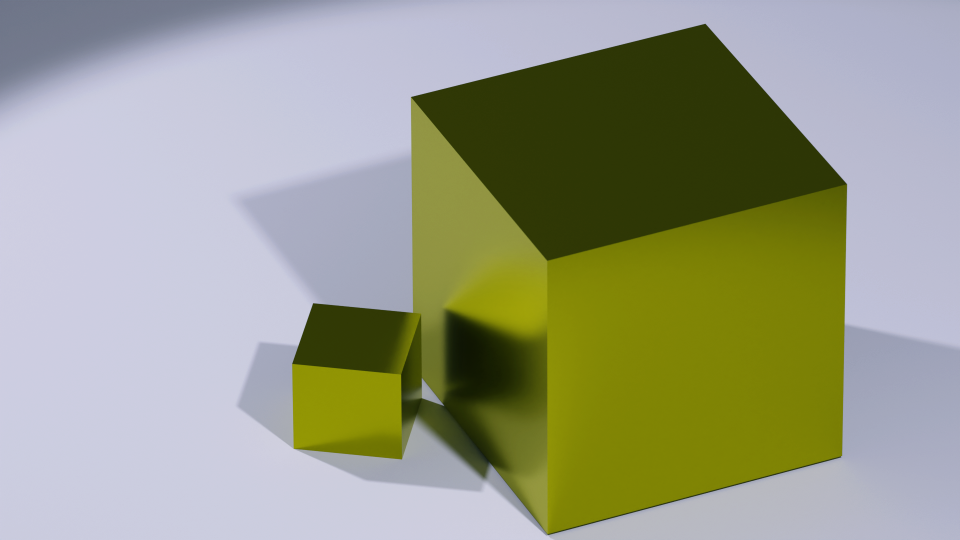
#> input picture goldblock.png, 1920 x 1080 px (shown at 1/2 size)
$ python main_multi.py
#> lines starting #> are read from the running program, lines starting #| are printed output that depends on the picture
import glob
import json
import math
import os
import time
from tkinter import N
import cv2
import numpy as np
from multiprocessing import Process,Manager

planks = {
    "planks_oak":"planks 0",
    "planks_spruce":"planks 1",
    "planks_birch":"planks 2",
    "planks_jungle":"planks 3",
    "planks_acacia":"planks 4",
    "planks_big_oak":"planks 5",
    "crimson_planks":"crimson_planks",
    "warped_planks":"warped_planks"
}
log = {
    "log_oak":"log 0",
    "log_spruce":"log 1",
    "log_birch":"log 2",
    "log_jungle":"log 3",
}
log2 = {
    "log_acacia":"log2 0",
    "log_big_oak":"log2 1"
}
concrete = {
"concrete_white":"concrete 0",
"concrete_orange":"concrete 1",
"concrete_magenta":"concrete 2",
"concrete_light_blue":"concrete 3",
"concrete_yellow":"concrete 4",
"concrete_lime":"concrete 5",
"concrete_pink":"concrete 6",
"concrete_gray":"concrete 7",
"concrete_silver":"concrete 8",
"concrete_cyan":"concrete 9",
"concrete_purple":"concrete 10",
"concrete_blue":"concrete 11",
"concrete_brown":"concrete 12",
"concrete_green":"concrete 13",
"concrete_red":"concrete 14",
"concrete_black":"concrete 15"
}

wool = {
    "wool_colored_white":"wool 0",
    "wool_colored_orange":"wool 1",
    "wool_colored_magenta":"wool 2",
    "wool_colored_light_blue":"wool 3",
    "wool_colored_yellow":"wool 4",
    "wool_colored_lime":"wool 5",
    "wool_colored_pink":"wool 6",
    "wool_colored_gray":"wool 7",
    "wool_colored_silver":"wool 8",
    "wool_colored_cyan":"wool 9",
    "wool_colored_purple":"wool 10",
    "wool_colored_blue":"wool 11",
    "wool_colored_brown":"wool 12",
    "wool_colored_green":"wool 13",
    "wool_colored_red":"wool 14",
    "wool_colored_black":"wool 15"
}

concrete_powder = {
    "concrete_powder_white":"concretepowder 0",
    "concrete_powder_orange":"concretepowder 1",
    "concrete_powder_magenta":"concretepowder 2",
    "concrete_powder_light_blue":"concretepowder 3",
    "concrete_powder_yellow":"concretepowder 4",
    "concrete_powder_lime":"concretepowder 5",
    "concrete_powder_pink":"concretepowder 6",
    "concrete_powder_gray":"concretepowder 7",
    "concrete_powder_silver":"concretepowder 8",
    "concrete_powder_cyan":"concretepowder 9",
    "concrete_powder_purple":"concretepowder 10",
    "concrete_powder_blue":"concretepowder 11",
    "concrete_powder_brown":"concretepowder 12",
    "concrete_powder_green":"concretepowder 13",
    "concrete_powder_red":"concretepowder 14",
    "concrete_powder_black":"concretepowder 15"
}

texturesPath = [
    "./texture/concrete",
    "./texture/log",
    "./texture/ore",
    "./texture/ore_block",
    "./texture/planks",
    "./texture/produce",
    "./texture/wool"
]

x = 128
y = 128
# y = 72 #16:9
#y = 85 #3:2
#y = 96 #4:3

def mosaic(img, alpha, w, h):
    # 画像の高さ、幅、チャンネル数
    # h, w, ch = img.shape

    # 縮小→拡大でモザイク加工
    img = cv2.resize(img,(int(w*alpha), int(h*alpha)))
    img = cv2.resize(img,(w, h), interpolation=cv2.INTER_NEAREST)

    return img

# [60 lines left out: functions rgbAve, xLineLoad, not called in this run]


if __name__ == '__main__':
    img = cv2.imread(input("画像を選択してください\n> "))
#> the answer given: goldblock.png
#> img is the input picture: shape (1080, 1920, 3); mean B, G, R 133.9, 156.3, 152.8
    texture_rgbAveList = {}

    for texturePath in texturesPath:
        print("loading RGB average of"+texturePath+" of")
        for imgPath in glob.glob(texturePath+"/*"):
            imgPath = imgPath.replace("\\","/")
            print(" "+os.path.split(imgPath)[1].replace(".png",""))
            texture_rgbAve = rgbAve(cv2.imread(imgPath))
            texture_rgbAveList[os.path.split(imgPath)[1].replace(".png","")] = texture_rgbAve
    print("DONE")
    outImg = mosaic(img, 1, x, y)
#> in mosaic, `img = cv2.resize(img,(int(w*alpha), int(h*alpha)))`:
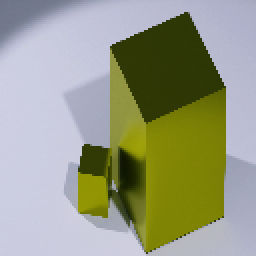
#> img: shape (128, 128, 3) (shown 2 times larger); mean of channels 0, 1, 2 133.9, 156.3, 152.8; drawn as B, G, R

    h, w, ch = outImg.shape
#> h = 128; w = 128; ch = 3
    print("Comparing the difference with texture RGB average...")

    print("create Manager")
    manager = Manager()
    print("create dict")
    returned_dict = manager.dict()
    print("create process loop")

    num_ = 0
    num__ = 0
    for num in range(0,h,1):
        if num_ > 10:
            h_wid = range(num,num+10,1)
            # blockList.append([])
            process = Process(
                target=xLineLoad,
                kwargs={
                    'nums': num__,
                    'w':w,
                    'h_wid':h_wid,
                    'outImg':outImg,
                    'returned_dict': returned_dict,
                    'texture_rgbAveList':texture_rgbAveList
                })
            process.start()
            num_ = 0
            num__ = num__ + 1
        num_ = num_ + 1
#> after the loop, num_ = 7; num__ = 11

    process.join()

    num_ = 0
    num__ = 0
    blockList = []
    for h_ in range(0,h,1):
        blockList.append([])
        if num_ > 10:
            num__ = num__ + 1
        for w_ in range(0,w,1):
            print("x:"+str(w_)+" num__"+str(num__))
#> (the run stopped early here; a loop or call above may not have finished)
